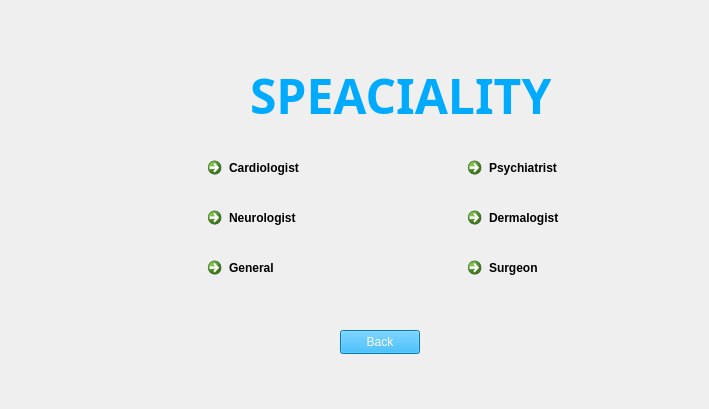
    <widget class="QWidget" name="spc">
     <widget class="QLabel" name="img_4">
      <property name="geometry">
       <rect>
        <x>0</x>
        <y>0</y>
        <width>700</width>
        <height>400</height>
       </rect>
      </property>
      <property name="text">
       <string/>
      </property>
      <property name="pixmap">
       <pixmap>../Resourses/img2.jpg</pixmap>
      </property>
      <property name="scaledContents">
       <bool>true</bool>
      </property>
     </widget>
     <widget class="QCommandLinkButton" name="sp_9">
      <property name="geometry">
       <rect>
        <x>460</x>
        <y>250</y>
        <width>168</width>
        <height>41</height>
       </rect>
      </property>
      <property name="text">
       <string>Surgeon</string>
      </property>
     </widget>
     <widget class="QCommandLinkButton" name="sp_10">
      <property name="geometry">
       <rect>
        <x>460</x>
        <y>150</y>
        <width>168</width>
        <height>41</height>
       </rect>
      </property>
      <property name="text">
       <string>Psychiatrist</string>
      </property>
     </widget>
     <widget class="QLabel" name="text_11">
      <property name="geometry">
       <rect>
        <x>250</x>
        <y>60</y>
        <width>301</width>
        <height>71</height>
       </rect>
      </property>
      <property name="font">
       <font>
        <family>Bahnschrift SemiBold</family>
        <pointsize>36</pointsize>
        <bold>true</bold>
       </font>
      </property>
      <property name="focusPolicy">
       <enum>Qt::NoFocus</enum>
      </property>
      <property name="acceptDrops">
       <bool>false</bool>
      </property>
      <property name="autoFillBackground">
       <bool>false</bool>
      </property>
      <property name="styleSheet">
       <string notr="true">color: rgb(41, 48, 48);
color: rgb(0, 170, 255);</string>
      </property>
      <property name="text">
       <string>SPEACIALITY</string>
      </property>
      <property name="textFormat">
       <enum>Qt::AutoText</enum>
      </property>
      <property name="scaledContents">
       <bool>false</bool>
      </property>
     </widget>
     <widget class="QCommandLinkButton" name="sp_4">
      <property name="geometry">
       <rect>
        <x>200</x>
        <y>200</y>
        <width>168</width>
        <height>41</height>
       </rect>
      </property>
      <property name="text">
       <string>Neurologist</string>
      </property>
     </widget>
     <widget class="QCommandLinkButton" name="sp_5">
      <property name="geometry">
       <rect>
        <x>200</x>
        <y>150</y>
        <width>168</width>
        <height>41</height>
       </rect>
      </property>
      <property name="text">
       <string>Cardiologist</string>
      </property>
     </widget>
     <widget class="QCommandLinkButton" name="sp_11">
      <property name="geometry">
       <rect>
        <x>200</x>
        <y>250</y>
        <width>168</width>
        <height>41</height>
       </rect>
      </property>
      <property name="text">
       <string>General</string>
      </property>
     </widget>
     <widget class="QCommandLinkButton" name="sp_12">
      <property name="geometry">
       <rect>
        <x>460</x>
        <y>200</y>
        <width>168</width>
        <height>41</height>
       </rect>
      </property>
      <property name="text">
       <string>Dermalogist</string>
      </property>
     </widget>
     <widget class="QPushButton" name="back">
      <property name="geometry">
       <rect>
        <x>340</x>
        <y>330</y>
        <width>80</width>
        <height>24</height>
       </rect>
      </property>
      <property name="styleSheet">
       <string notr="true">color: rgb(255, 255, 255);
background-color: rgb(0, 170, 255);</string>
      </property>
      <property name="text">
       <string>Back</string>
      </property>
     </widget>
    </widget>
